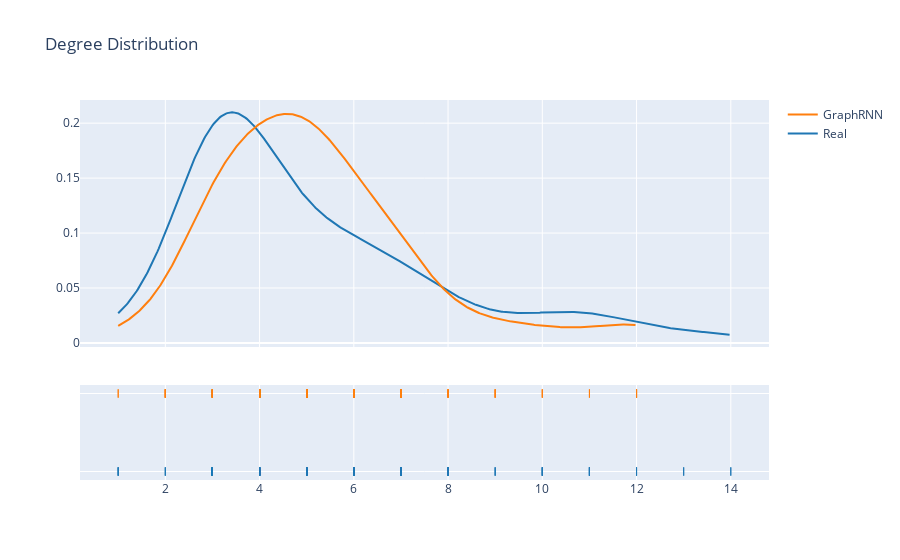

The cell this chart's notebook holds for it:
### Markdown cell above
Comments : This graph is strange. The mean idea has some flaws. Try using 10 graphs with mean.

### Code cell
# best way but random
sampled_pred = random.sample(pred_20,k=10)
deg_sample_pred_20=[]
for g in sampled_pred:
    for _,deg in g.degree():
        deg_sample_pred_20.append(deg)
        
hist_data = [deg_test_20,deg_sample_pred_20]
fig = ff.create_distplot(hist_data,['Real','GraphRNN'],show_hist=False)
fig['layout'].update(title='Degree Distribution')
iplot(fig)

### Figure 1 — Plotly figure (JSON) as saved in the notebook; plotly's stock layout.template omitted (floating-point values rounded to 4 significant figures; data arrays with more than 128 entries replaced by an {"elided": "..."} marker saying what was removed)
{"data": [{"legendgroup": "Real", "marker": {"color": "rgb(31, 119, 180)"}, "mode": "lines", "name": "Real", "showlegend": true, "type": "scatter", "x": {"elided": "500 float values"}, "xaxis": "x", "y": {"elided": "500 float values"}, "yaxis": "y"}, {"legendgroup": "GraphRNN", "marker": {"color": "rgb(255, 127, 14)"}, "mode": "lines", "name": "GraphRNN", "showlegend": true, "type": "scatter", "x": {"elided": "500 float values"}, "xaxis": "x", "y": {"elided": "500 float values"}, "yaxis": "y"}, {"legendgroup": "Real", "marker": {"color": "rgb(31, 119, 180)", "symbol": "line-ns-open"}, "mode": "markers", "name": "Real", "showlegend": false, "type": "scatter", "x": {"elided": "200 int values"}, "xaxis": "x", "y": {"elided": "200 str values"}, "yaxis": "y2"}, {"legendgroup": "GraphRNN", "marker": {"color": "rgb(255, 127, 14)", "symbol": "line-ns-open"}, "mode": "markers", "name": "GraphRNN", "showlegend": false, "type": "scatter", "x": {"elided": "196 int values"}, "xaxis": "x", "y": {"elided": "196 str values"}, "yaxis": "y2"}], "layout": {"barmode": "overlay", "hovermode": "closest", "legend": {"traceorder": "reversed"}, "title": {"text": "Degree Distribution"}, "xaxis": {"anchor": "y2", "domain": [0, 1], "zeroline": false}, "yaxis": {"anchor": "free", "domain": [0.35, 1], "position": 0}, "yaxis2": {"anchor": "x", "domain": [0, 0.25], "dtick": 1, "showticklabels": false}}}
